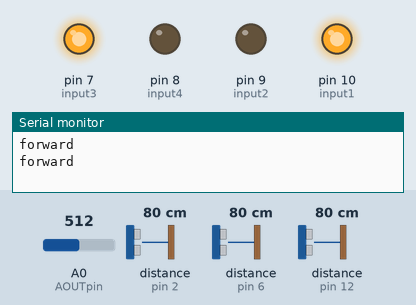
Simulated run of this sketch. Board: Arduino Uno, built with avr-gcc and run on an emulated ATmega328P. On the bench: output pins drawn as LEDs (lit = HIGH), the last lines printed to the serial monitor. Dashed ring = blinking. The inputs (shaded band) are chosen by the test bench; at power-on: distance to the obstacle (sensors on pin 2, pin 6, pin 12) 80 cm, A0 (AOUTpin) = 512. The echo pulse lasts 58.3 µs per cm; the modem accepts every AT command (registered, SIM ready, sends succeed) and sends nothing else.

Above: at 14.2 s.
14.3 s: distance to the obstacle (sensor on pin 2) set to 53 cm
16.0 s: distance to the obstacle (sensor on pin 2) set to 48 cm
At 16.24 s:
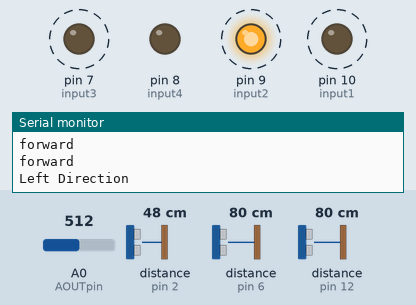
At 17.8 s:
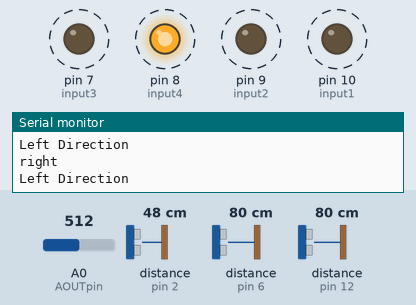
19.2 s: distance to the obstacle (sensor on pin 6) set to 48 cm
22.4 s: distance to the obstacle (sensor on pin 6) set to 41 cm
At 22.9 s:
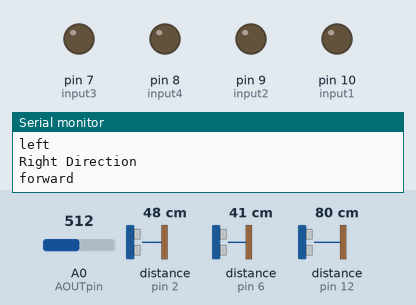
Timing chart, 0 to 25.0 s (numbered marks = the images above; inputs shaded):
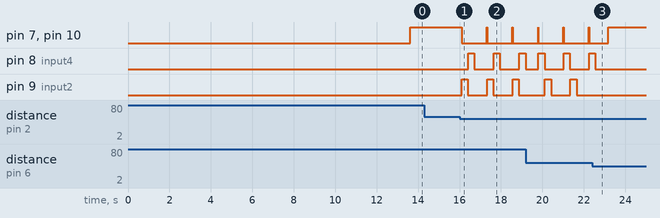

The sketch:

UltrasonicESPRobot.ino
```cpp
#include <Ultrasonic.h>
#include <SoftwareSerial.h>

/*
 * Module Declaration
 */
SoftwareSerial esp8266(3,4);
Ultrasonic ultrafront(13,2);  // (Trig PIN,Echo PIN)
Ultrasonic ultraright(11,12);  // (Trig PIN,Echo PIN)
Ultrasonic ultraleft(5,6);   // (Trig PIN,Echo PIN)


const int AOUTpin=0;//the AOUT pin of the alcohol sensor goes into analog pin A0 of the arduino

/*
 * SSID Connection
 */
String ssid = "LosMalekus";
String password = "morza200";


//Declares input of the motors
int input1 = 10; //Forward pin of the right wheel
int input2 = 9; //Backward pin of the right wheel
int input3 = 7; //Forward pin of the left wheel
int input4 = 8; //Backward pint of the left wheel

int value; //Have the gas sensor value


void initializeESP8266()
{
 esp8266.begin(115200);                                       // Module Baud rate
 sendData("AT+RST\r\n",2000);                                 // Module Reset
 sendData("AT+CWMODE=3\r\n",1000);                            // Module must act as client
 sendData("AT+CWJAP=\""+ssid+"\",\""+password+"\"\r\n",8000); // SSID & Password to connect
 sendData("AT+CIFSR\r\n",1000);                               // Current IP
 sendData("AT+CIPMUX=1\r\n",1000);                            // Enable multiple connections
}

//This method makes the post request to the API
void post(String carMovement){

 Serial.println(carMovement);
 String gasValue = String(value);
 String data = "{\"gas_level\":" + gasValue + ", \"direction\":\"forward\"}";

 /*
  * Specifies the lenght of the post headers
  */

 sendData("AT+CIPSTART=1,\"TCP\",\"104.198.237.45\",8081\r\n",50);
 sendData("AT+CIPSEND=1,300\r\n",50);

 /*
  * POST REQUEST HEADERS
  */
 sendData("POST /step HTTP/1.1\r\n",50);
 sendData("HOST: 104.198.237.45:8081\r\n",50);
 sendData("content-type: application/json\r\n",50);
 sendData("accept: application/json\r\n",50);
 sendData("accept-encoding: gzip, deflate\r\n",50);
 sendData("accept-language: en-US,en;q=0.8\r\n",50);
 sendData("content-type: application/json\r\n",50);
 sendData("content-length: "+String(data.length())+"\r\n",50);
 sendData("\r\n",50); //Required Enter as part of the protocol
 sendData(data + "\r\n",50);

}


void setup() {
  pinMode(input1, OUTPUT);
  pinMode(input2, OUTPUT);
  pinMode(input3, OUTPUT);
  pinMode(input4, OUTPUT);
  /*
   * Initialization for motors
   */
  digitalWrite(input1, LOW); //This pin is the forward pin of the left wheel
  digitalWrite(input2, LOW); //This pin is the forward pin of the left wheel
  digitalWrite(input3, LOW); //This pin is the forward pin of the left wheel
  digitalWrite(input4, LOW); //This pin is the forward pin of the left wheel
  Serial.begin(115200);
  initializeESP8266();

}

/*
Enviar comando al esp8266 y verificar la respuesta del módulo, todo esto dentro del tiempo timeout
*/
void sendData(String comando, const int timeout)
{
 long int time = millis(); // Get current time to timeout verification

 esp8266.print(comando); // Send command to ESP

 while( (time+timeout) > millis()) //Meanwhile timeout not reach
 {

   while(esp8266.available()) //Meanwhile there is data to read
   {
     char c = esp8266.read(); // Read Data
     //Serial.print(c);
   }
 }
 return;
}

String movement = "forward";
int dir=0;
void loop()
{

  int frontValue=ultrafront.Ranging(CM);
  int rightValue = ultraright.Ranging(CM);
  int leftValue = ultraleft.Ranging(CM);

  value= analogRead(AOUTpin);//reads the analaog value from the alcohol sensor's AOUT pin

  movement = "forward";
  if(frontValue<51 && dir==0)
  {

    if(rightValue>leftValue) //right
    {
      Serial.println("Right Direction");
      dir=1;
      /////Logica de doblar a la derecha
      goRight();
      movement = "right";
    }
    else //left
    {
      Serial.println("Left Direction");
      dir=2;
      /////Logica de doblar a la izquierda
      goLeft();
      movement = "left";
    }
  }
  else
  {
    if(dir==1)
    {
      int newfront = ultraleft.Ranging(CM);
      if(newfront>45)
      {
        dir=0;
        //Serial.print("Sensor left indica girar al front");
        ////////////////////////Logica girar a la izquierda
        goLeft();
        movement = "left";
      }
    }
    else if(dir==2)
    {
      int newfront = ultraright.Ranging(CM);
      if(newfront>45)
      {
        dir=0;
    //    Serial.print("Sensor right indica girar al front");
        ////////////////////////Logica girar a la derecha
        goRight();
        movement = "right";
      }

    }
    post(movement);
    goUp();
  }
}


//This function makes the robot go FORWARD
void goUp(){
  digitalWrite(input1, HIGH);  //This pin is the forward pin of the right wheel
  digitalWrite(input2, LOW);     //This pin is the backward pin of the right wheel
  digitalWrite(input3, HIGH); //This pin is the forward pin of the left wheel
  digitalWrite(input4, LOW);  //This pin is the backward pin of the left wheel
}

//This function makes the robot go BACKWARD
void goDown(){
  digitalWrite(input1, LOW);  //This pin is the forward pin of the right wheel
  digitalWrite(input2, HIGH);     //This pin is the backward pin of the right wheel
  digitalWrite(input3, LOW); //This pin is the forward pin of the left wheel
  digitalWrite(input4, HIGH);  //This pin is the backward pin of the left wheel
}

//This function makes the robot turn RIGHT
void goRight(){
  digitalWrite(input1, LOW);  //This pin is the forward pin of the right wheel
  digitalWrite(input2, LOW);     //This pin is the backward pin of the right wheel
  digitalWrite(input3, LOW); //This pin is the forward pin of the left wheel
  digitalWrite(input4, HIGH);  //This pin is the backward pin of the left wheel
  delay(300);
  digitalWrite(input1, LOW);  //This pin is the forward pin of the right wheel
  digitalWrite(input2, LOW);     //This pin is the backward pin of the right wheel
  digitalWrite(input3, LOW); //This pin is the forward pin of the left wheel
  digitalWrite(input4, LOW);  //This pin is the backward pin of the left wheel
}

//This function makes the robot turn LEFT
void goLeft(){
  digitalWrite(input1, LOW);  //This pin is the forward pin of the right wheel
  digitalWrite(input2, HIGH);     //This pin is the backward pin of the right wheel
  digitalWrite(input3, LOW); //This pin is the forward pin of the left wheel
  digitalWrite(input4, LOW);  //This pin is the backward pin of the left wheel
  delay(300);
  digitalWrite(input1, LOW);  //This pin is the forward pin of the right wheel
  digitalWrite(input2, LOW);     //This pin is the backward pin of the right wheel
  digitalWrite(input3, LOW); //This pin is the forward pin of the left wheel
  digitalWrite(input4, LOW);  //This pin is the backward pin of the left wheel
}
```

Measured:
- the behaviour switches between 51 and 50 cm on distance to the obstacle (sensor on pin 2) (found by bisection; images 0 and 1)
- the behaviour switches between 46 and 45 cm on distance to the obstacle (sensor on pin 6) (found by bisection; images 2 and 3)
- after the input at 16.0 s, pin 7 (input3), pin 10 (input1): alternates HIGH for 0.01 s and LOW for 1.2 s, starting after 0.10 s; pin 8 (input4): alternates HIGH for 0.30 s and LOW for 0.94 s, starting after 0.42 s; pin 9 (input2): alternates HIGH for 0.30 s and LOW for 0.94 s, starting after 0.10 s
- after the input at 22.4 s, pin 8 (input4): goes on until 22.6 s, then stays LOW; pin 9 (input2): stops changing and stays LOW
